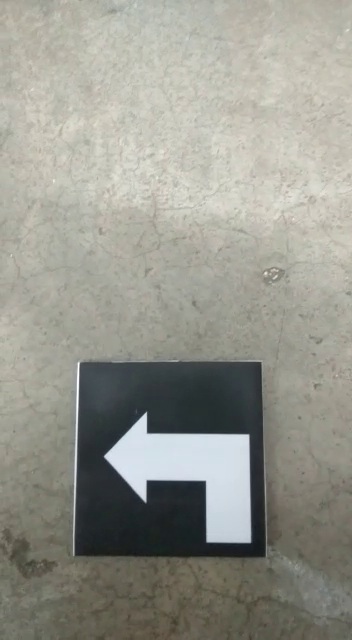
#> input picture examples/sample_left.png, 352 x 640 px
$ python -i preprocessing.py   (imports and definitions only)
#> lines starting #> are read from the running program, lines starting #| are printed output that depends on the picture; after the words box and inside, x2 and y2 are one past the last pixel; in counts of white or black regions, pixels touching at a corner belong together
#> further down, picture is the input picture: shape (640, 352, 3); mean B, G, R 142.3, 151, 151.2
import cv2
import numpy as np

minimum_size = 6000  # Area of the contours detected


def pre_processing(frame):
    # Use HSV image format
    hsvFrame = cv2.cvtColor(frame, cv2.COLOR_BGR2HSV)
#> hsvFrame: shape (640, 352, 3); mean H, S, V 38.2, 25.2, 153.3

    black_lower = np.array([0, 0, 0], np.uint8)
    black_upper = np.array([180, 255, 70], np.uint8)

    # Get the object in between red_lower and red_upper only
    black_mask = cv2.inRange(hsvFrame, black_lower, black_upper)
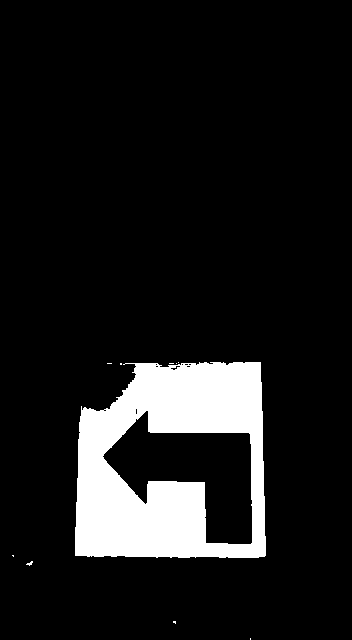
#> black_mask: shape (640, 352); 10.6% white; 10 white regions (9 under 20 px), largest, box (x1, y1, x2, y2) and area: (75, 362, 266, 558) 23824

    kernel = np.ones((5, 5), "uint8")

    # Image Processing Morphology to make the object larger
    black_mask = cv2.dilate(black_mask, kernel)
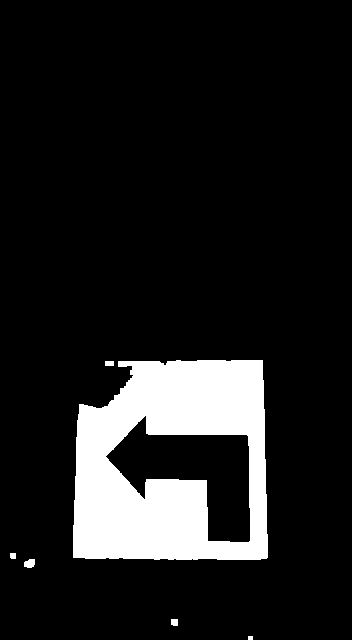
#> black_mask: shape (640, 352); 12% white; 6 white regions

    contours, hierarchy = cv2.findContours(black_mask, cv2.RETR_TREE, cv2.CHAIN_APPROX_SIMPLE)
#> contours = 7 contours, 1 with area under 20; largest, box (x1, y1, x2, y2) and area: (73, 360, 268, 560) 35306, (105, 415, 251, 543) 9106, (24, 559, 35, 568) 65, (171, 619, 178, 626) 34, (105, 361, 114, 366) 32, (10, 553, 16, 559) 24

    contour_details = {}
    bounding_box_area = []
    bounding_box = []
    for pic, contour in enumerate(contours):
        area = cv2.contourArea(contour)
        # print(area)

        # Only take the object bigger than minimum size, remove noise
        if area > minimum_size:  # 10000
            detect = True
            x, y, w, h = cv2.boundingRect(contour)
            aspect_ratio = float(w) / h

            # print("aspect ratio", aspect_ratio)

            # Make sure the aspect ratio of width and height is squared
            if 0.95 < aspect_ratio < 1.1:
                # Label the image
                cv2.rectangle(frame, (x, y), (x + w, y + h), (0, 0, 255), 2)
                cv2.putText(frame, "Black Colour", (x, y), cv2.FONT_HERSHEY_SIMPLEX, 1.0, (0, 0, 255))

                # Save details in python dictionary
                bounding_box_area.append(area)
                bounding_box.append([x, y, w, h])
#> this loop made 7 passes
#> (area, detect, x, y, w, h, aspect_ratio) on passes 6 to 7: (35306, True, 73, 360, 195, 200, 0.975), (9106, True, 105, 415, 146, 128, 1.14)
#> area on passes 2 to 4: 34.5, 65, 24.5
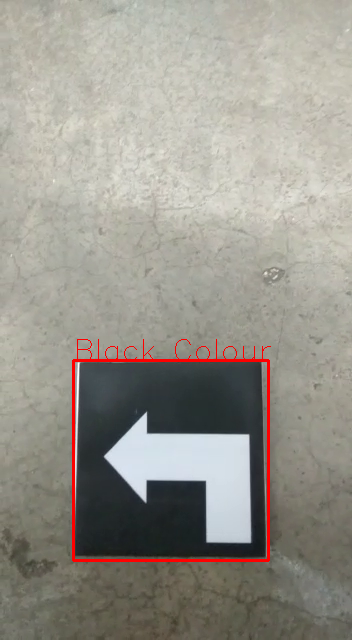
#> frame: shape (640, 352, 3); 1.2% of pixels changed, all inside (x1, y1, x2, y2) = (72, 339, 271, 562)
#> after the loop, bounding_box = [[73, 360, 195, 200]]; bounding_box_area = [35306]

    contour_details = {
        "area": bounding_box_area,
        "bounding_box": bounding_box
    }
#> contour_details = {'area': [35306], 'bounding_box': [[73, 360, 195, 200]]}
    # [4 lines of commented-out code are left out]

    return contour_details

>>> import cv2
>>> picture = cv2.imread('examples/sample_left.png')
>>> result = pre_processing(picture)
#> result has the same summary as contour_details in pre_processing
